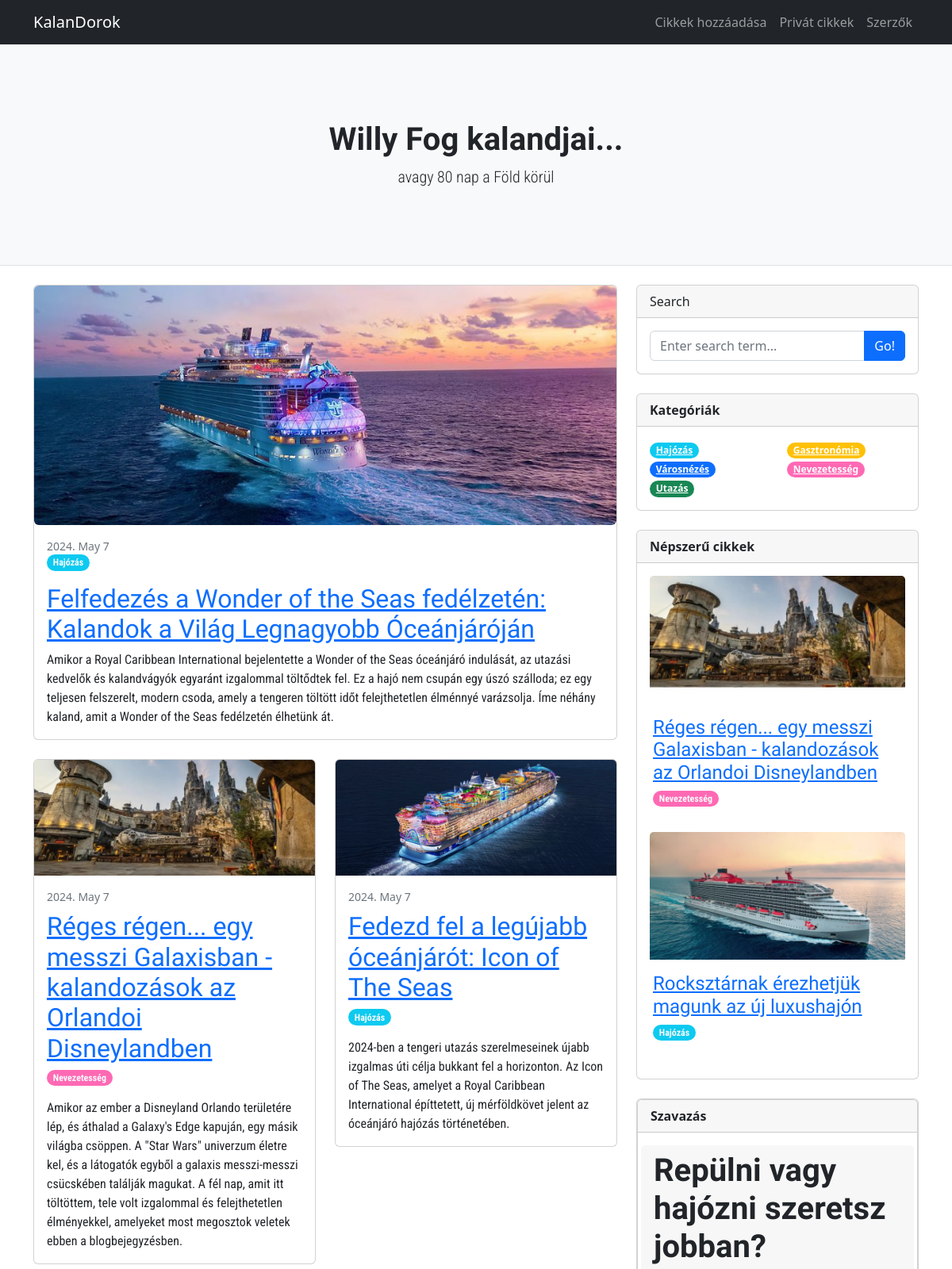
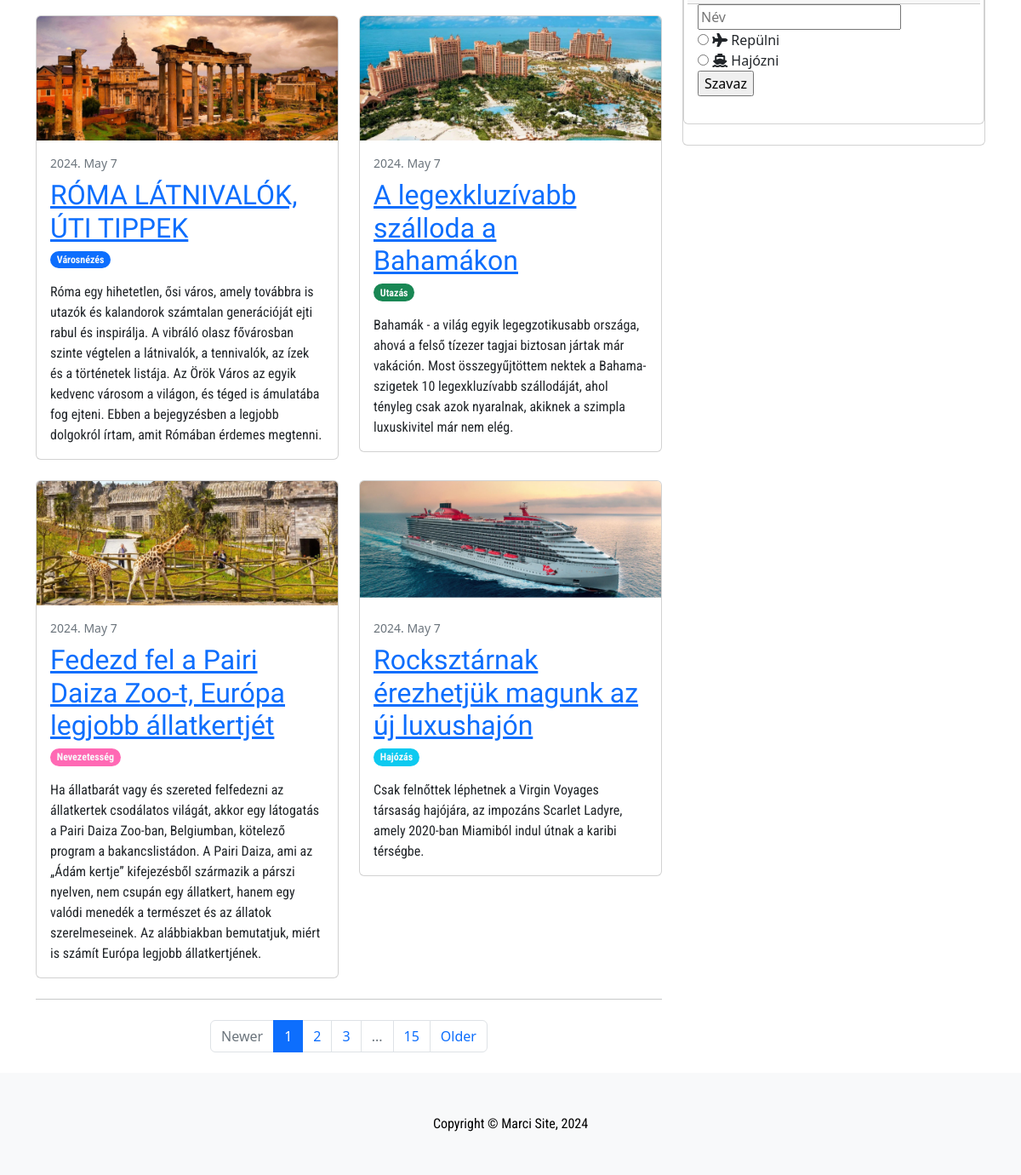
The page / on the database its author committed (2 pictures, top to bottom).
### tables this page shows
CREATE TABLE `images` (
  `id` int NOT NULL,
  `name` text NOT NULL,
  `original_name` text NOT NULL,
  `extension` varchar(5) NOT NULL,
  `size` int NOT NULL,
  `created_at` datetime NOT NULL DEFAULT CURRENT_TIMESTAMP ON UPDATE CURRENT_TIMESTAMP
);

CREATE TABLE `article` (
  `id` int NOT NULL,
  `title` varchar(255) NOT NULL,
  `author_id` varchar(255) NOT NULL,
  `image_id` int DEFAULT NULL,
  `summary` text NOT NULL,
  `articleText` text,
  `category` varchar(255) NOT NULL,
  `created_at` datetime NOT NULL DEFAULT CURRENT_TIMESTAMP ON UPDATE CURRENT_TIMESTAMP,
  `updated_at` datetime DEFAULT NULL
);

### Helpers/functions.php (called while the page is built, shortened)
<?php
if(!function_exists('view')) {
    function view($view, $data = []) {
        extract($data);
        include_once BASE_PATH . '/Templates/common/header.view.php';
        include_once BASE_PATH . '/Templates/common/topnavbar.view.php';
        include_once BASE_PATH . '/Templates/' . $view . '.view.php';
        include_once BASE_PATH . '/Templates/common/footer.view.php';
    }
}

### Controllers/PublicPostController.php (called while the page is built, shortened)
<?php
require_once REPOSITORY_PATH . '/PostRepository.php';
class PublicPostController
{
    public function index() {
        $postRepository = new PostRepository();
        $articles = $postRepository->getAll();
        view('public/posts/posts', ['articles' => $articles]);
    }
}

### index.php (called while the page is built, shortened)
<?php
require_once CONTROLLER_PATH . '/PublicPostController.php';
$controller = new PublicPostController();
$controller->index();

### Repositories/PostRepository.php (called while the page is built, shortened)
<?php
class PostRepository extends Repository
{
    protected $db;
    private $returnType;
    public function __construct()
    {
        $connString = sprintf('mysql:host=%s;dbname=%s;charset=utf8', DB_HOST, DB_DATABASE);
        try {
            $this->db = new \PDO($connString, DB_USER, DB_PASS);
            $this->db->setAttribute(PDO::ATTR_ERRMODE, PDO::ERRMODE_EXCEPTION);
        } catch (PDOException $e) {
            die("Database connection error: " . $e->getMessage());
        }
        $this->returnType = PDO::FETCH_ASSOC;
    }
    public function getAll() {
        $sql = "SELECT article.*, user.name AS user_name, images.name AS image_name, images.extension AS image_extension
                FROM article
                JOIN user ON article.author_id = user.id
                JOIN images ON article.image_id = images.id";
        $stmt = $this->db->query($sql);
        $results = $stmt->fetchAll($this->returnType);
        return $results ?: [];
    }
}

### Templates/public/posts/posts.view.php (the view, shortened to what this page needs)
<header class="py-5 bg-light border-bottom mb-4">
            <div class="container">
                <div class="text-center my-5">
                    <h1 class="fw-bolder"> Willy Fog kalandjai...</h1>
                    <p class="lead mb-0">avagy 80 nap a Föld körül</p>
                </div>
            </div>
        </header>
 <div class="container">
        <?php if (isset($articles) && !empty($articles)) : ?>
            <div class="row">
                <div class="col-lg-8">
                    <div class="card mb-4">
                        <a href="public-post.php?id=<?= $articles[0]['id'] ?>"><img class="img-fluid rounded" src="<?= BASE_URL ?>/uploads/<?= $articles[0]['image_name'] . '.' . $articles[0]['image_extension'] ?>" alt="<?= $articles[0]['title'] ?>" /></a>
                        <div class="card-body">
                            <div class="small text-muted"><?= date('Y. F j', strtotime($articles[0]['created_at'])) ?></div>
                            <p class="badge rounded-pill text-decoration-none link-light badge-category"><?= htmlspecialchars($articles[0]['category']) ?></p>
                            <a class="link link--eirene" href="public-post.php?id=<?= $articles[0]['id'] ?>"> <h2 class="card-title"><?= htmlspecialchars($articles[0]['title']) ?></h2> </a>
                            <p class="card-text"><?= htmlspecialchars($articles[0]['summary']) ?></p>
                        </div>
                    </div>
                    <div class="row">
                      <?php for ($i = 1; $i < count($articles); $i++) : ?>
                        <div class="col-lg-6">
                            <div class="card mb-4">
                                <a href="public-post.php?id=<?= $articles[$i]['id'] ?>"><img class="card-img-top" src="<?= BASE_URL ?>/uploads/<?= $articles[$i]['image_name'] . '.' . $articles[$i]['image_extension'] ?>" alt="<?= $articles[$i]['title'] ?>" /></a>
                                <div class="card-body">
                                    <div class="small text-muted"><?= date('Y. F j', strtotime($articles[$i]['created_at'])) ?></div>
                                    <a href="public-post.php?id=<?= $articles[$i]['id'] ?>"> <h2 class="card-title h4"><h2 class="card-title"><?= htmlspecialchars($articles[$i]['title']) ?></h2> </a>
                                    <p class="badge rounded-pill text-decoration-none link-light badge-category"><?= htmlspecialchars($articles[$i]['category']) ?></p>
                                    <p class="card-text"><?= htmlspecialchars($articles[$i]['summary']) ?></p>
                                </div>
                            </div>
                        </div>
                      <?php endfor; ?>
        <?php endif; ?>
                    </div>
                    <nav aria-label="Pagination">
                        <hr class="my-0" />
                        <ul class="pagination justify-content-center my-4">
                            <li class="page-item disabled"><a class="page-link" href="#" tabindex="-1" aria-disabled="true">Newer</a></li>
                            <li class="page-item active" aria-current="page"><a class="page-link" href="#!">1</a></li>
                            <li class="page-item"><a class="page-link" href="#!">2</a></li>
                            <li class="page-item"><a class="page-link" href="#!">3</a></li>
                            <li class="page-item disabled"><a class="page-link" href="#!">...</a></li>
                            <li class="page-item"><a class="page-link" href="#!">15</a></li>
                            <li class="page-item"><a class="page-link" href="#!">Older</a></li>
                        </ul>
                    </nav>
                </div>
                <div class="col-lg-4">
                <?php include 'Templates/common/side.view.php'; ?>
                </div>
        </div>
    </div>

### Templates/common/header.view.php (shortened to what this page needs)
<head>
        <link href="Assets/styles.css" rel="stylesheet" />
        <link rel="stylesheet" href="https://use.typekit.net/hph2pnz.css">
</head>

### Templates/common/topnavbar.view.php (shortened to what this page needs)
<nav class="navbar navbar-expand-lg navbar-dark bg-dark">
            <div class="container">
                <a class="navbar-brand" href="<?= BASE_URL ?>"> KalanDorok </a>
                <div class="collapse navbar-collapse" id="navbarSupportedContent">
                    <ul class="navbar-nav ms-auto mb-2 mb-lg-0">
                        <li class="nav-item"><a class="nav-link" href="<?= BASE_URL ?>/private-post-create.php">Cikkek hozzáadása</a></li>
                        <li class="nav-item"><a class="nav-link" href="<?= BASE_URL ?>/private-post-dashboard.php">Privát cikkek</a></li>
                        <li class="nav-item"><a class="nav-link" href="<?= BASE_URL ?>/private-user.php">Szerzők</a></li>
                    </ul>
                </div>
            </div>
</nav>

### Templates/common/side.view.php (shortened to what this page needs)
<div class="card mb-4">
                        <div class="card-header">Search</div>
                        <div class="card-body">
                            <div class="input-group">
                                <input class="form-control" type="text" placeholder="Enter search term..." aria-label="Enter search term..." aria-describedby="button-search" />
                                <button class="btn btn-primary" id="button-search" type="button">Go!</button>
                            </div>
                        </div>
                    </div>
                    <div class="card mb-4">
                        <div class="card-header fw-bold">Kategóriák</div>
                        <div class="card-body">
                            <div class="row">
                                <div class="col-sm-6">
                                    <ul class="list-unstyled mb-0">
                                        <li><a class="badge rounded-pill bg-info" href="<?= BASE_URL ?>/public-post-category.php?category=Haj%C3%B3z%C3%A1s">Hajózás</a></li>
                                        <li><a class="badge rounded-pill bg-primary" href="<?= BASE_URL ?>/public-post-category.php?category=V%C3%A1rosn%C3%A9z%C3%A9s">Városnézés</a></li>
                                        <li><a class="badge rounded-pill bg-success" href="<?= BASE_URL ?>/public-post-category.php?category=Utaz%C3%A1s">Utazás</a></li>
                                    </ul>
                                </div>
                                <div class="col-sm-6">
                                    <ul class="list-unstyled mb-0">
                                        <li><a class="badge rounded-pill bg-warning" href="<?= BASE_URL ?>/public-post-category.php?category=Gasztron%C3%B3mia">Gasztronómia</a></li>
                                        <li><a class="badge rounded-pill bg-pink" href="<?= BASE_URL ?>/public-post-category.php?category=Nevezetess%C3%A9g">Nevezetesség</a></li>
                                    </ul>
                                </div>
                            </div>
                        </div>
                    </div>
                    <div class="card mb-4">
                        <div class="card-header fw-bold">Népszerű cikkek</div>
                        <div class="card-body">
                        <div class="row">
                                <a href="<?= BASE_URL ?>/public-post.php?id=23"><img class="card-img-top" src="<?= BASE_URL ?>/uploads/8d08c1f53ff2351627bc8085137a8606-ee38ed0a3e05b192cee4a894e1141736.jpg" alt="Galaxy Edge"></a>
                            <div class="card-body">
                                <a href="<?= BASE_URL ?>/public-post.php?id=23"><h2 class="card-title h4">Réges régen... egy messzi Galaxisban - kalandozások az Orlandoi Disneylandben</h2> </a>
                                <p class="badge rounded-pill text-decoration-none link-light badge-category">Nevezetesség</p>
                            </div>
                                <a href="<?= BASE_URL ?>/public-post.php?id=51"><img class="card-img-top" src="<?= BASE_URL ?>/uploads/0de4b37eef0b594bd2ea3237e4c5d3f1-feb67dcd2d8ba3d3e7b6d2ef8c8ec519.jpg" alt="Virgin Voyage"></a>
                            <div class="card-body">
                                <a href="<?= BASE_URL ?>/public-post.php?id=51"><h2 class="card-title h4">Rocksztárnak érezhetjük magunk az új luxushajón</h2></a>
                                <p class="badge rounded-pill text-decoration-none link-light badge-category">Hajózás</p>
                            </div>
                        </div>
                    </div>
            </div>
        <div class="card mb-4">
                        <?php require_once 'Templates/common/vote.view.php'; ?>
        </div>

### Templates/common/vote.view.php (shortened to what this page needs)
<div class="card mb-4">
                       <div class="card-header fw-bold">Szavazás</div>
                       <div class="card-body">
                       <div class="row">
                           <h1 class="card-header fw-bold">Repülni vagy hajózni szeretsz jobban?</h1>
                           <form class='form-check-input:checked' action='vote.php' method="post">
                               <input type="text" name="name" placeholder="Név"><br>
                               <input type="radio" name="vote" value="1"> <i class="fa-solid fa-plane"></i> Repülni<br>
                               <input type="radio" name="vote" value="2"> <i class="fa-solid fa-ship"></i> Hajózni<br>
                               <input type="submit" name="submit" value="Szavaz">
                           </form>
                           </div>
                       </div>
                   </div>

### Templates/common/footer.view.php (shortened to what this page needs)
<footer class="py-5 bg-light">
            <div class="container"><p class="m-0 text-center text-black">Copyright &copy; Marci Site, 2024</p></div>
</footer>
</body>
</html>

### rows shown on the page
images: name (picture)
article: created_at "2024. May 7", category "Hajózás", title "Felfedezés a Wonder of the Seas fedélzetén: Kalandok a Világ Legnagyobb Óceánjáróján", summary "Amikor a Royal Caribbean International bejelentette a Wonder of the Seas óceánjáró indulását, az utazási kedvelők és kalandvágyók egyaránt izgalommal töltődtek fel. Ez a hajó nem csupán egy úszó szálloda; ez egy teljesen felszerelt, modern csoda, amely a tengeren töltött időt felejthetetlen élménnyé varázsolja. Íme néhány kaland, amit a Wonder of the Seas fedélzetén élhetünk át."
article: image.name (picture), created_at "2024. May 7", title "Réges régen... egy messzi Galaxisban - kalandozások az Orlandoi Disneylandben", category "Nevezetesség", summary "Amikor az ember a Disneyland Orlando területére lép, és áthalad a Galaxy's Edge kapuján, egy másik világba csöppen. A \"Star Wars\" univerzum életre kel, és a látogatók egyből a galaxis messzi-messzi csücskében találják magukat. A fél nap, amit itt töltöttem, tele volt izgalommal és felejthetetlen élményekkel, amelyeket most megosztok veletek ebben a blogbejegyzésben."
article: image.name (picture), created_at "2024. May 7", title "Fedezd fel a legújabb óceánjárót: Icon of The Seas", category "Hajózás", summary "2024-ben a tengeri utazás szerelmeseinek újabb izgalmas úti célja bukkant fel a horizonton. Az Icon of The Seas, amelyet a Royal Caribbean International építtetett, új mérföldkövet jelent az óceánjáró hajózás történetében."
article: image.name (picture), created_at "2024. May 7", title "RÓMA LÁTNIVALÓK, ÚTI TIPPEK", category "Városnézés", summary "Róma egy hihetetlen, ősi város, amely továbbra is utazók és kalandorok számtalan generációját ejti rabul és inspirálja. A vibráló olasz fővárosban szinte végtelen a látnivalók, a tennivalók, az ízek és a történetek listája. Az Örök Város az egyik kedvenc városom a világon, és téged is ámulatába fog ejteni. Ebben a bejegyzésben a legjobb dolgokról írtam, amit Rómában érdemes megtenni."
article: image.name (picture), created_at "2024. May 7", title "A legexkluzívabb szálloda a Bahamákon", category "Utazás", summary "Bahamák - a világ egyik legegzotikusabb országa, ahová a felső tízezer tagjai biztosan jártak már vakáción. Most összegyűjtöttem nektek a Bahama-szigetek 10 legexkluzívabb szállodáját, ahol tényleg csak azok nyaralnak, akiknek a szimpla luxuskivitel már nem elég."
article: image.name (picture), created_at "2024. May 7", title "Fedezd fel a Pairi Daiza Zoo-t, Európa legjobb állatkertjét", category "Nevezetesség", summary "Ha állatbarát vagy és szereted felfedezni az állatkertek csodálatos világát, akkor egy látogatás a Pairi Daiza Zoo-ban, Belgiumban, kötelező program a bakancslistádon. A Pairi Daiza, ami az „Ádám kertje” kifejezésből származik a párszi nyelven, nem csupán egy állatkert, hanem egy valódi menedék a természet és az állatok szerelmeseinek. Az alábbiakban bemutatjuk, miért is számít Európa legjobb állatkertjének."
article: image.name (picture), created_at "2024. May 7", title "Rocksztárnak érezhetjük magunk az új luxushajón", category "Hajózás", summary "Csak felnőttek léphetnek a Virgin Voyages társaság hajójára, az impozáns Scarlet Ladyre, amely 2020-ban Miamiból indul útnak a karibi térségbe."
